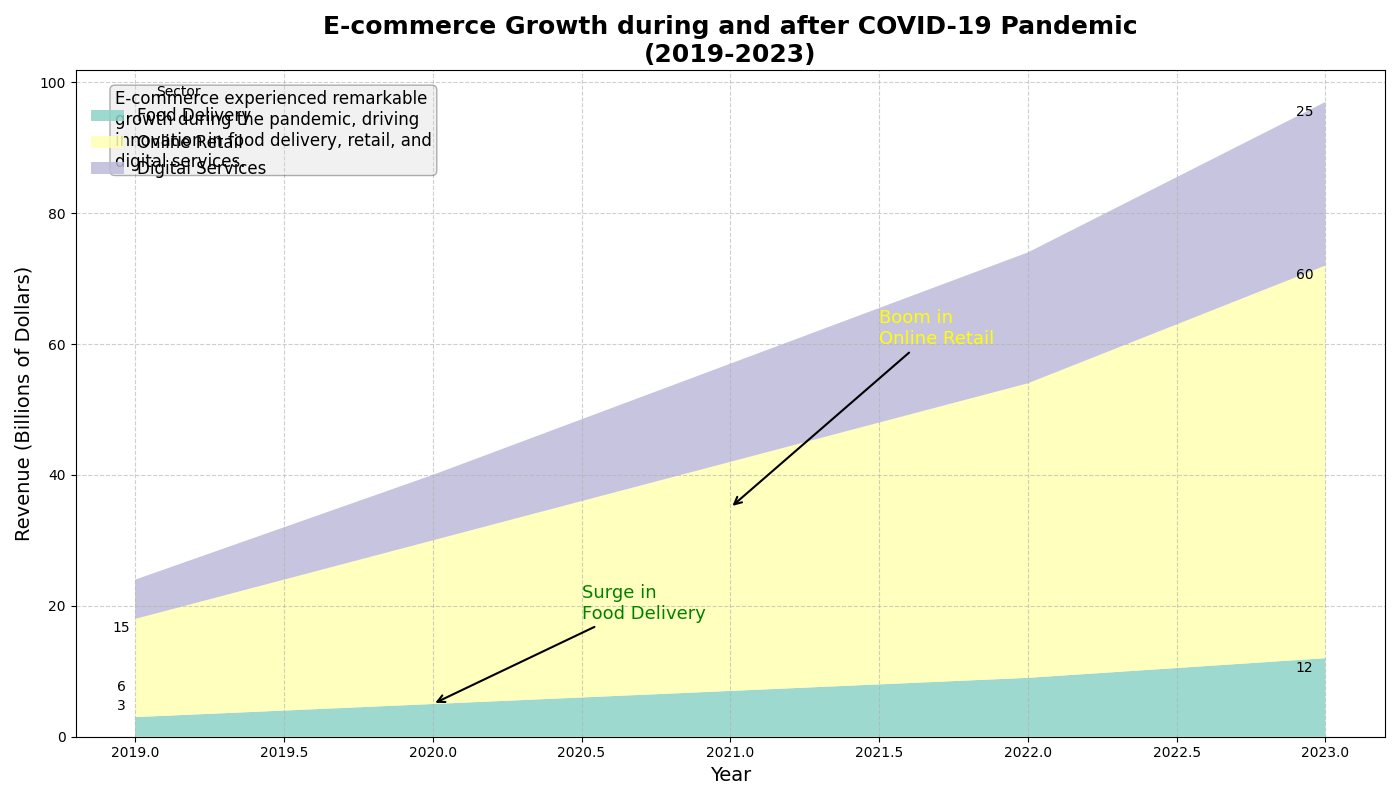

Here is the Python script that generated this plot:
import matplotlib.pyplot as plt
import numpy as np

# Backstory: Tracking the Rise of E-commerce during and after the COVID-19 Pandemic.

# Define the years of observation
years = np.arange(2019, 2024)

# E-commerce sector growth during the pandemic (in billions of dollars)
food_delivery = np.array([3, 5, 7, 9, 12])
online_retail = np.array([15, 25, 35, 45, 60])
digital_services = np.array([6, 10, 15, 20, 25])

# Create aggregate data for the area plot
ecommerce_data = np.vstack([food_delivery, online_retail, digital_services])

# Initialize the plot
fig, (ax1) = plt.subplots(figsize=(14, 8))

# Define the colors and labels for the plot
colors = ['#8dd3c7', '#ffffb3', '#bebada']
labels = ['Food Delivery', 'Online Retail', 'Digital Services']

# Plot the stacked area chart
ax1.stackplot(years, ecommerce_data, labels=labels, colors=colors, alpha=0.85)

# Customize the plot with titles and labels
ax1.set_title("E-commerce Growth during and after COVID-19 Pandemic\n(2019-2023)", fontsize=18, fontweight='bold')
ax1.set_xlabel('Year', fontsize=14)
ax1.set_ylabel('Revenue (Billions of Dollars)', fontsize=14)

# Add legend and grid for readability
ax1.legend(loc='upper left', fontsize=12, title='Sector', frameon=False)
ax1.grid(linestyle='--', alpha=0.6)

# Annotate significant transitions
ax1.annotate('Surge in\nFood Delivery', xy=(2020, 5), xytext=(2020.5, 18),
             arrowprops=dict(facecolor='green', arrowstyle='->', lw=1.5),
             fontsize=13, color='green')

ax1.annotate('Boom in\nOnline Retail', xy=(2021, 35), xytext=(2021.5, 60),
             arrowprops=dict(facecolor='yellow', arrowstyle='->', lw=1.5),
             fontsize=13, color='yellow')

# Add a descriptive text box for context
props = dict(boxstyle='round', facecolor='lightgray', alpha=0.3)
textstr = ('E-commerce experienced remarkable\n'
           'growth during the pandemic, driving\n'
           'innovation in food delivery, retail, and\n'
           'digital services.')
ax1.text(0.03, 0.97, textstr, transform=ax1.transAxes, fontsize=12,
         verticalalignment='top', bbox=props)

# Highlight start and end values for each sector
for idx, sector in enumerate(labels):
    ax1.annotate(f'{ecommerce_data[idx, 0]}', (2019, ecommerce_data[idx, 0]),
                 textcoords="offset points", xytext=(-10, 5), ha='center')
    ax1.annotate(f'{ecommerce_data[idx, -1]}', (2023, ecommerce_data[idx, -1] + np.sum(ecommerce_data[:idx, -1])),
                 textcoords="offset points", xytext=(-15, -10), ha='center')

# Automatically adjust layout
plt.tight_layout()

# Display the plot
plt.show()
